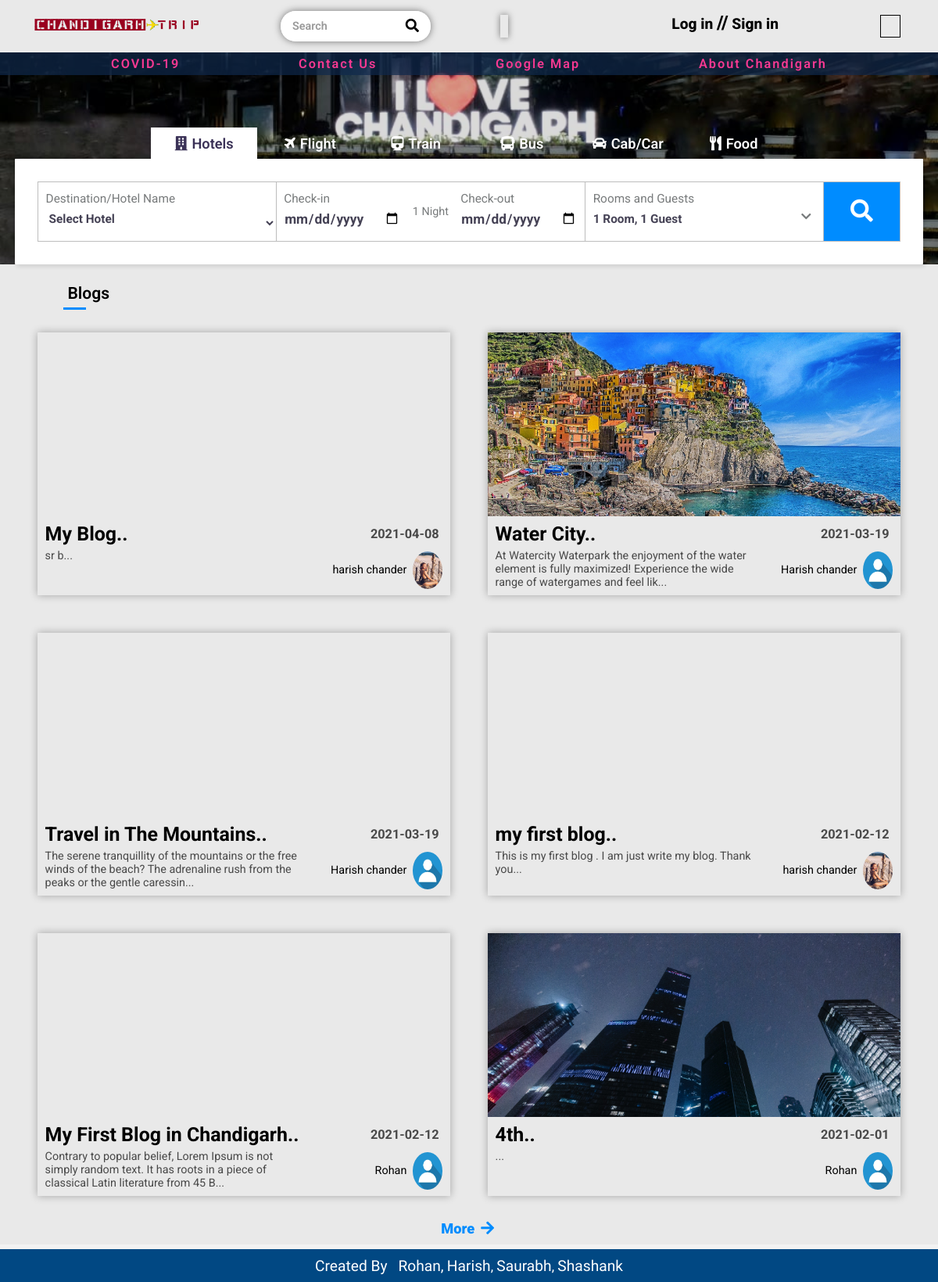
The page / on the database its author committed.
### tables this page shows
CREATE TABLE `blog` (
  `blog_id` int(255) NOT NULL,
  `user_id` int(255) NOT NULL,
  `blog_image` varchar(100) NOT NULL,
  `blog_tittle` varchar(150) NOT NULL,
  `user_name` varchar(100) NOT NULL,
  `user_image` varchar(100) NOT NULL,
  `blog_dec` text NOT NULL,
  `date` date DEFAULT NULL
);

### index.php (the view, shortened to what this page needs)
<!DOCTYPE html>
<html lang="en">
<head>
    <link rel="stylesheet" href="https://cdnjs.cloudflare.com/ajax/libs/font-awesome/5.13.0/css/all.min.css" />
    <link rel="stylesheet" href="https://cdnjs.cloudflare.com/ajax/libs/font-awesome/4.7.0/css/font-awesome.css" />
    <link rel="stylesheet" href="./css/owl.carousel.css">
    <link rel="stylesheet" href="./css/owl.theme.default.css">
    <link rel="stylesheet" href="./css/style.css">
</head>
<body>
    <div class="main-container">
        <?php include "./pages/header.php" ?>
        <main>
            <div class="row-1">
                <div class="headline">
                    <a href="https://news.google.com/covid19/map?hl=en-IN&mid=%2Fm%2F01f1q8&gl=IN&ceid=IN%3Aen" target="_blank" class="1">COVID-19</a>
                    <a href="./contact us.php" class="2">Contact Us</a>
                    <a href="https://www.google.com/maps/place/Chandigarh/@30.7354003,76.7530122,13z/data=!4m5!3m4!1s0x390fed0be66ec96b:0xa5ff67f9527319fe!8m2!3d30.7333148!4d76.7794179" title="Click to See Map" target="_blank">Google Map</a>
                    <a href="./about chnd.php" title="Click to See About Chandigarh">About Chandigarh</a>
                </div>
            </div>
            <div class="row-2">
                <div class="top">
                    <ul>
                        <li onclick="clickToShow(0);">
                            <i class="fas fa-building"></i>Hotels
                        </li>
                        <li onclick="clickToShow(1);">
                            <i class="fa fa-plane"></i>Flight
                        </li>
                        <li onclick="clickToShow(2);">
                            <i class="fas fa-train"></i>Train
                        </li>
                        <li onclick="clickToShow(3);">
                            <i class="fas fa-bus"></i>Bus
                        </li>
                        <li onclick="clickToShow(4);">
                            <i class="fas fa-car"></i>Cab/Car
                        </li>
                        <li onclick="clickToShow(5);">
                            <i class="fas fa-utensils"></i>Food
                        </li>
                    </ul>
                </div>
                <div class="bottom">
                    <div class="tab tab-1">
                        <form class="innerTab" id="hotel-form" action="hotel.php" method="POST">
                            <div class="details hotel-1">
                                <label for="hName">Destination/Hotel Name</label>
                                <select required name="hName" id="hName">
                                    <?php
                                    include "./database/conn.php";
                                    $sql1 = "SELECT * FROM hotel";
                                    $result1 = mysqli_query($conn, $sql1);
                                    while ($row1 = mysqli_fetch_assoc($result1)) {
                                        echo '<option value="' . $row1["hotel_name"] . '">' . $row1["hotel_name"] . '</option>';
                                    }
                                    ?>
                                </select>
                            </div>
                            <div class="details hotel-2">
                                <div class="date3">
                                    <label for="hDateFrom">Check-in</label>
                                    <input type="date" name="hDateFrom" id="hDateFrom">
                                </div>
                                <div class="date3">
                                    1 Night
                                </div>
                                <div class="date3">
                                    <label for="hDateTo">Check-out</label>
                                    <input type="date" name="hDateTo" id="hDateTo">
                                </div>
                            </div>
                            <div class="details hotel-3">
                                <label for="hRoomsFake">Rooms and Guests</label>
                                <input type="text" id="hRoomFake" value="1 Room, 1 Guest" readonly>
                                <i class="fas fa-chevron-down"></i>
                            </div>
                            <div class="details hotel-4" id="hotel-form-btn">
                                <i class="fas fa-search"></i>
                            </div>
                        </form>
                    </div>
                </div>
            </div>
            <div class="row-3">
                <div class="blogHeading">
                    <div class="blogH-1">
                        <div class="aniBar"></div>
                        <span onclick="clickToOpenBlogTab(0)">Blogs</span>
                        <span onclick="clickToOpenBlogTab(1)">
                        </span>
                    </div>
                </div>
                <div class="blogMainContainer">
                    <div class="blogContainer blog-1">
                        <div class="innerBlogContainer">
                            <?php
                            $sqlUserBlog = "SELECT * FROM blog ORDER BY blog_id DESC";
                            $resultUserBlog = mysqli_query($conn, $sqlUserBlog) or die("Query Failed!!");
                            if (mysqli_num_rows($resultUserBlog) > 0) {
                                $i = 0;
                                while (($rowUserBlog = mysqli_fetch_assoc($resultUserBlog)) && $i != 6) {
                                    $i = $i + 1;
                            ?>
                                    <a href="./blog.php?id=<?php echo $rowUserBlog['blog_id']; ?>" class="blog">
                                        <div class="blogImg">
                                            <img src="./blog images/<?php echo $rowUserBlog['blog_image']; ?>" alt="">
                                        </div>
                                        <div class="blogData">
                                            <h1>
                                                <?php echo substr($rowUserBlog['blog_tittle'], 0, 28) . ".."; ?>
                                                <span><?php echo $rowUserBlog['date']; ?></span>
                                            </h1>
                                            <p><?php echo substr($rowUserBlog['blog_dec'], 0, 130) . "..."; ?></p>
                                            <div>
                                                <span><?php echo $rowUserBlog['user_name']; ?></span>
                                                <img src="./profile images/<?php echo $rowUserBlog['user_image']; ?>" alt="Profile Picture">
                                            </div>
                                        </div>
                                    </a>
                            <?php
                                }
                            } else {
                                echo "<h1>No Blog</h1>";
                            }
                            ?>
                        </div>
                        <span class="moreBtn">
                            <a href="./allblogs.php?id=0">
                                More <i class="fas fa-arrow-right"></i>
                            </a>
                        </span>
                    </div>
                </div>
            </div>
        </main>
        <?php include "./pages/footer.php"; ?>
    </div>
</body>
</html>

### pages/header.php (shortened to what this page needs)
<?php
if ($title == "Home") {
    $active1 = "active";
}else if ($title == "Wallet") {
    $active2 = "active";
}else if ($title == "Wallet") {
    $active2 = "active";
}else if ($title == "My Order") {
    $active3 = "active";
}else if ($title == "Help") {
    $active4 = "active";
}
?>
<header>
    <div class="left-container">
        <a href="./index.php" class="logo">
            <img src="./images/logo.png" alt="Logo">
        </a>
        <div class="search-bar">
            <form id="search-form" action="" method="get">
                <input type="search" name="search" id="search" placeholder="Search" autocomplete="off">
                <span onclick="document.getElementById('search-form').submit();"><i class="fas fa-search"></i></span>
            </form>
        </div>
        <div class="help">
            <div id="google_translate_element"></div>
        </div>
    </div>
    <div class="right-container">
        <?php
        if (isset($_SESSION['use'])) { ?>
            <div class="login-section">
                <div class="buttons">
                    <a href="./help.php" class="<?php echo $active4 ?>">Help</a>
                    <a class="<?php echo $active1 ?>" href="./index.php">Home</a>
                    <a class="<?php echo $active2 ?>" href="./wallet.php">Wallet</a>
                    <a class="<?php echo $active3 ?>" href="./myorder.php">My Orders</a>
                </div>
                <?php
                include "./database/conn.php";
                $sql2 = "SELECT name, image FROM user_data WHERE id = '{$_SESSION['user_id']}'";
                $result2 = mysqli_query($conn, $sql2);
                $row2 = mysqli_fetch_assoc($result2);
                ?>
                <div class="profile-section">
                    <div class="info">
                        <span>Welcome</span>
                        <p><?php echo $row2['name']; ?></p>
                    </div>
                    <div class="p-pic">
                        <img src="./profile images/<?php echo $row2['image']; ?>" alt="Profile Image">
                    </div>
                </div>
                <a href="./database/logout.php" class="logout">Log Out</a>
            </div>
        <?php
        } else {
        ?>
            <div class="logout-section">
                <a>Log in <span>//</span> Sign in</a>
            </div>
        <?php
        }
        ?>
    </div>
    <div class="bar"></div>
</header>

### pages/footer.php
<footer>
    <h1>
        <span>Created By</span> <a href="https://github.com/RohanMondal1438" target="_blank">Rohan,</a> <a href="https://instagram.com/harish_chander1192?igshid=1i3oef0yfdh6s" target="_blank">Harish</a>, <span>Saurabh</span>, <span>Shashank</span>
    </h1>
</footer>

### rows shown on the page
blog: blog_tittle "My Blog", date "2021-04-08", blog_dec "sr b", user_name "harish chander", user_image (picture)
blog: blog_image (picture), blog_tittle "Water City", date "2021-03-19", blog_dec "At Watercity Waterpark the enjoyment of the water element is fully maximized! Experience the wide range of watergames and feel lik", user_name "Harish chander", user_image (placeholder picture)
blog: blog_tittle "Travel in The Mountains", date "2021-03-19", blog_dec "The serene tranquillity of the mountains or the free winds of the beach? The adrenaline rush from the peaks or the gentle caressin", user_name "Harish chander", user_image (placeholder picture)
blog: blog_tittle "my first blog", date "2021-02-12", blog_dec "This is my first blog . I am just write my blog. Thank you", user_name "harish chander", user_image (picture)
blog: blog_tittle "My First Blog in Chandigarh", date "2021-02-12", blog_dec "Contrary to popular belief, Lorem Ipsum is not simply random text. It has roots in a piece of classical Latin literature from 45 B", user_name "Rohan", user_image (placeholder picture)
blog: blog_image (picture), blog_tittle "4th", date "2021-02-01", user_name "Rohan", user_image (placeholder picture)

### other values the page prints
form field hName "Select Hotel"
